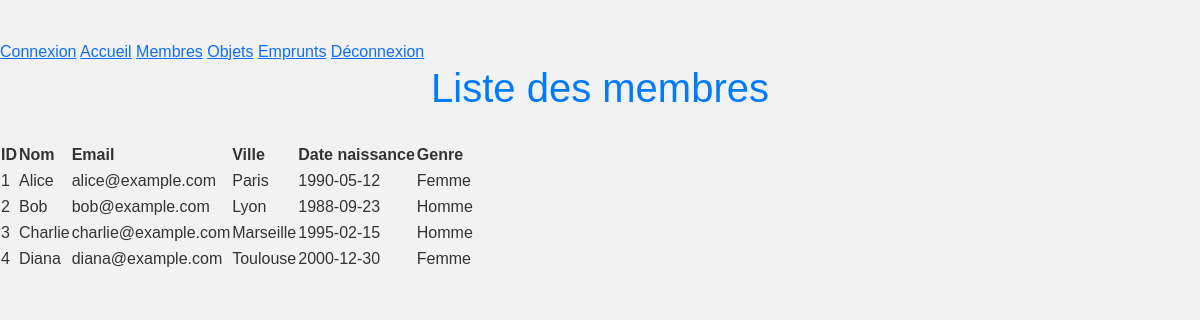
Page /pages/membres.php on the committed database.
### tables this page shows
CREATE TABLE membre (
    id_membre INT AUTO_INCREMENT PRIMARY KEY,
    nom VARCHAR(100),
    date_naissance DATE,
    genre ENUM('Homme', 'Femme', 'Autre'),
    email VARCHAR(150),
    ville VARCHAR(100),
    mdp VARCHAR(255),
    image_profil VARCHAR(255)
);

### pages/membres.php (the view, shortened to what this page needs)
<?php
include('../inc/connexion.php');
?>
<!DOCTYPE html>
<html lang="fr">
<head>
    <link rel="stylesheet" href="../assets/css/style.css">
    <link href="../assets/bootstrap-5.3.5-dist/css/bootstrap.min.css" rel="stylesheet">
</head>
<body>
    <?php include('../inc/menu.php'); ?>
    <h1>Liste des membres</h1>
    <?php
    $sql = "SELECT * FROM membre";
    $result = mysqli_query($conn, $sql);
    if ($result && mysqli_num_rows($result) > 0) {
        echo '<table>';
        echo '<tr><th>ID</th><th>Nom</th><th>Email</th><th>Ville</th><th>Date naissance</th><th>Genre</th></tr>';
        while ($row = mysqli_fetch_assoc($result)) {
            echo '<tr>';
            echo '<td>' . $row['id_membre'] . '</td>';
            echo '<td>' . $row['nom'] . '</td>';
            echo '<td>' . $row['email'] . '</td>';
            echo '<td>' . $row['ville'] . '</td>';
            echo '<td>' . $row['date_naissance'] . '</td>';
            echo '<td>' . $row['genre'] . '</td>';
            echo '</tr>';
        }
        echo '</table>';
    } else {
        echo '<p>Aucun membre trouvé.</p>';
    }
    ?>
</body>
</html>

### assets/css/style.css (style rules this page uses)
body { font-family: Arial, sans-serif; background-color: #f2f2f2; margin: 40px 0; color: #333; }
h1 { text-align: center; margin-bottom: 30px; color: #007bff; }

### rows in the picture
membre: id_membre "1", nom "Alice", email "alice@example.com", ville "Paris", date_naissance "1990-05-12", genre "Femme"
membre: id_membre "2", nom "Bob", email "bob@example.com", ville "Lyon", date_naissance "1988-09-23", genre "Homme"
membre: id_membre "3", nom "Charlie", email "charlie@example.com", ville "Marseille", date_naissance "1995-02-15", genre "Homme"
membre: id_membre "4", nom "Diana", email "diana@example.com", ville "Toulouse", date_naissance "2000-12-30", genre "Femme"
